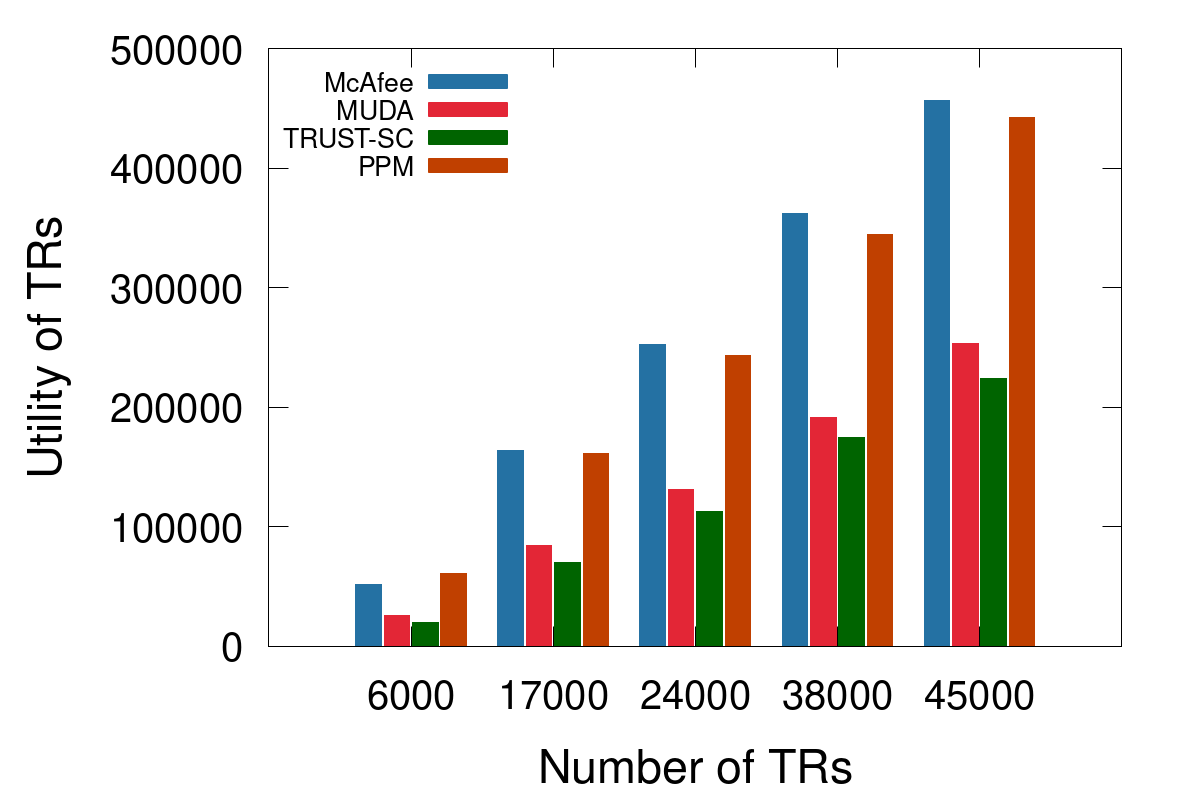

gnuplot code for this plot:
#set term postscript eps enhanced color blacktext "Helvetica" 35
set term pngcairo enhanced size 1200,800 font "Helvetica,35"
set output "Utility_TRsWOQ80.png"
set style data histograms
set style histogram cluster gap 1
set xlabel 'Number of TRs'
set ylabel 'Utility of TRs'
set key autotitle columnheader
set key font ",20"
set key left
#set xrange [-0:*] # Allow Gnuplot to automatically set the range
set yrange [0:500000]
set format y "%.0f"
set style fill solid
set boxwidth 0.9 # Set boxwidth to less than 1 to ensure no overlap
#set xtics rotate by -45
set tics font ",30"
#set xrange [-0.5:*] # Adjust to ensure the first bar is fully visible
plot "Utility_TRsWOQ80.txt" using 2:xtic(1) title "McAfee" lc rgb "#2471A3", \
     "Utility_TRsWOQ80.txt" using 3 title "MUDA" lc rgb "#E32636", \
     "Utility_TRsWOQ80.txt" using 4 title "TRUST-SC" lc rgb "#006400",\
     "Utility_TRsWOQ80.txt" using 5 title "PPM" lc rgb "#0xc04000",\
      #"Utility_TRs.txt" using 6 title "PPM-D" lc rgb "#c8c800",\
